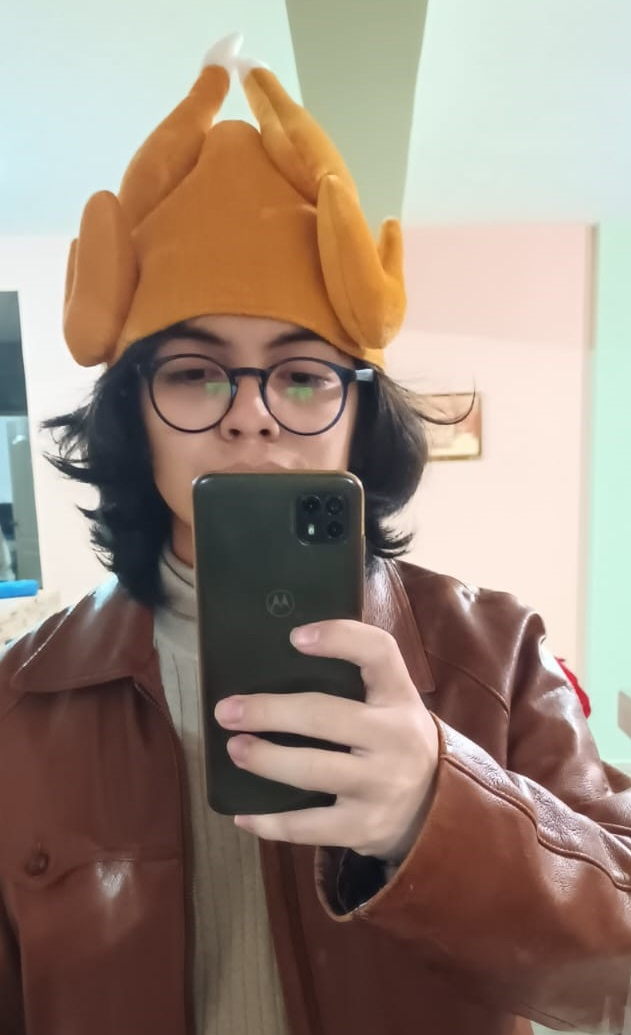
#> input picture Material/Examen 1/yomero.jpeg, 631 x 1035 px
$ jupyter execute examen1_lpd_p9.ipynb   (shell and % lines are left out)
#> lines starting #> are read from the running program, lines starting #| are printed output that depends on the picture
[cell 1]
import cv2
from copy import deepcopy
import matplotlib.pyplot as plt

plt.style.use('ggplot')

[cell 2]
yo_mero = cv2.imread('yomero.jpeg')
#> yo_mero is the input picture: shape (1035, 631, 3); mean B, G, R 123.5, 136.3, 154

[cell 3]
yo_mero.max(), yo_mero.shape
#> Out = (255, (1035, 631, 3))

[cell 4]
yo_en_rgb = cv2.cvtColor(yo_mero, cv2.COLOR_BGR2RGB)

plt.figure()
plt.imshow(yo_en_rgb)
plt.axis('off')
plt.title('Foto tomada en nochebuena')
plt.show()

[cell 5]
yo_resized= cv2.resize(yo_en_rgb, (480, 800))

fig, (ax) = plt.subplots(nrows=1, figsize=(5, 15))
ax.imshow(yo_resized)
ax.set_title('Foto tomada en nochebuena')
plt.show()

[cell 6]
yo_cropped = yo_resized[260:320, 100:280]
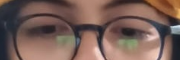
#> yo_cropped: shape (60, 180, 3); mean R, G, B 120.6, 94.6, 86.5

fig, axes = plt.subplots(nrows=1, ncols=4, figsize=(20, 5))

axes[0].imshow(yo_resized)
axes[0].set_title('Yo listo para comer mi peso en pavo')

axes[1].imshow(yo_cropped)
axes[1].set_title('ojos')

cuatrojos = deepcopy(yo_resized)
ojos = cv2.resize(yo_cropped, (180, 90))
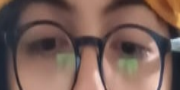
#> ojos: shape (90, 180, 3); mean R, G, B 120.6, 94.6, 86.5
cuatrojos[150:240, 90:270] = ojos
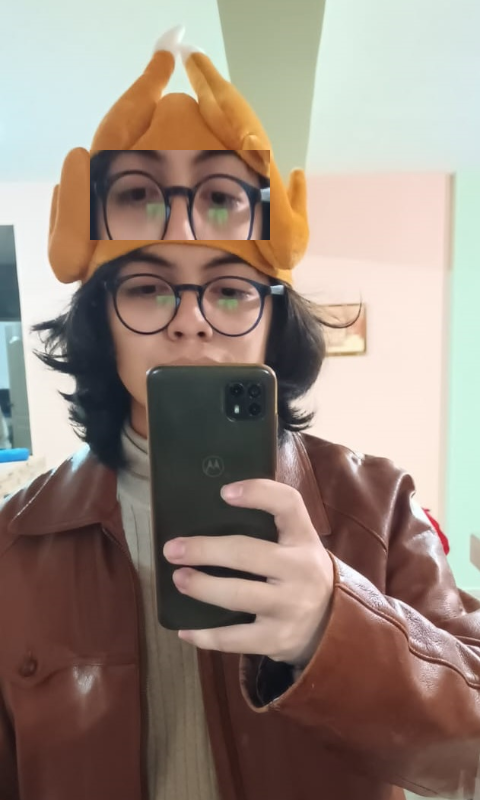
#> cuatrojos: shape (800, 480, 3); mean R, G, B 151.6, 135.7, 124.9

axes[2].imshow(ojos)
axes[2].set_title('resized ojos')

axes[3].imshow(cuatrojos)
axes[3].set_title('Qué he hecho...')

plt.tight_layout()
plt.show()
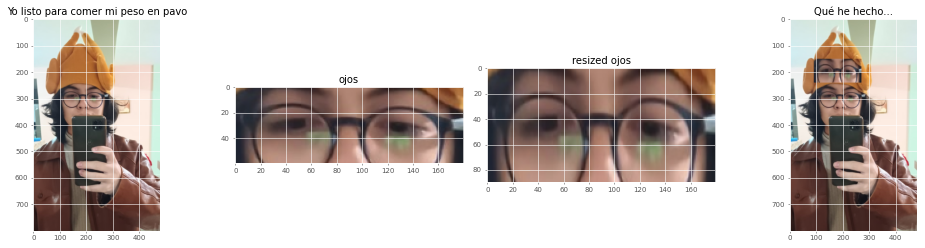
#> figure drawn by matplotlib, 4 panels
